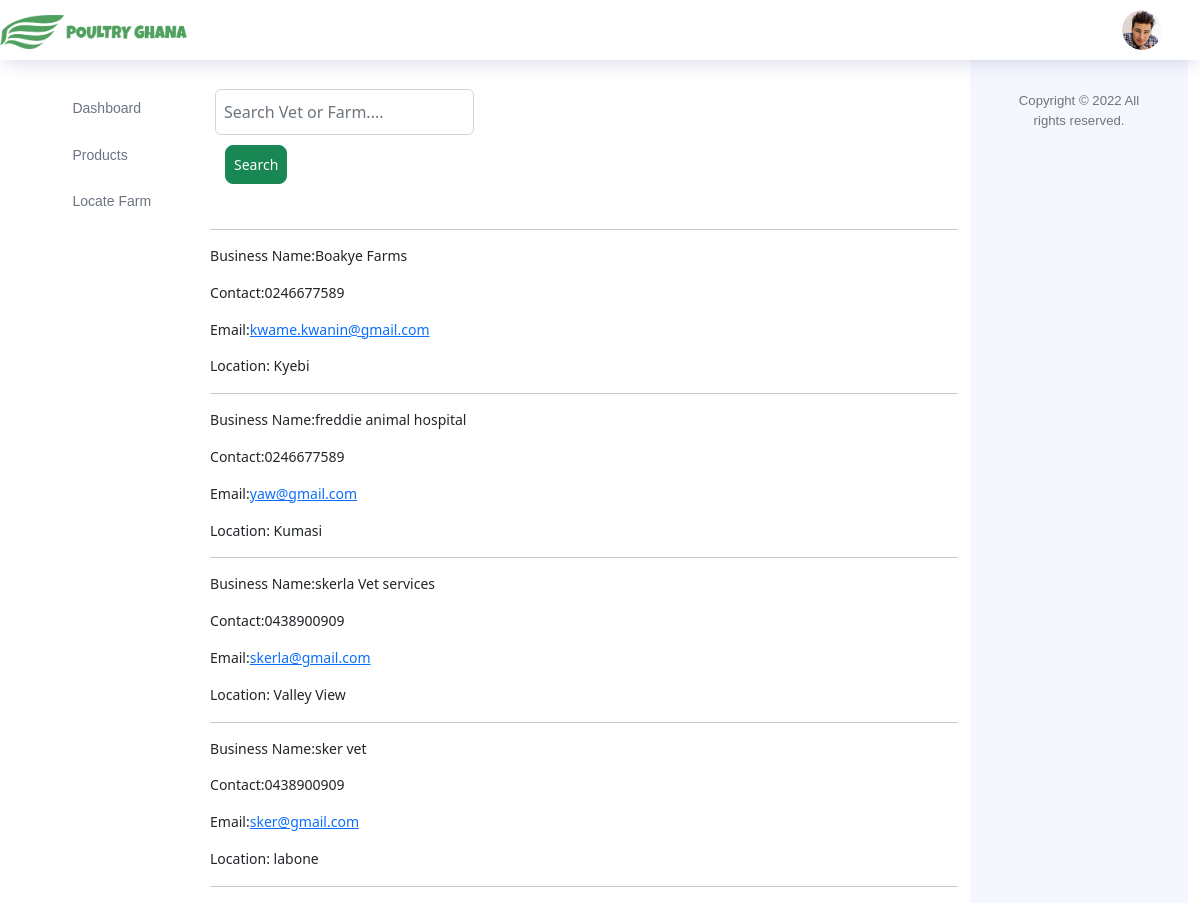
/locate/ (signed in), run on the app's committed database.
### base/models.py (models this page shows, shortened)
class User(AbstractUser):
    name = models.CharField(max_length=300)
    business_name = models.CharField(max_length=400)
    email = models.EmailField(null=True, blank=True, unique=True)
    atype = models.CharField(null=True, blank=True, max_length=30)
    location = models.CharField(max_length=700)
    contact = models.CharField(max_length=14)
    avatar = models.ImageField(null=True, default='p5.jpg')
    REQUIRED_FIELDS = []

### veterinary/views.py (the view)
# urls.py: path('locate/', views.locateFarm, name="locate")
@login_required(login_url='login')
def locateFarm(request):
    context = {}
    q = request.GET.get('q') if request.GET.get('q') is not None else''
    if q.isalpha():
        searched = User.objects.filter(Q(business_name__contains=str(q)) | Q(location__contains=str(q))).values_list('business_name', 'contact', 'email', 'location')
        print(q.isalpha(), q)
        print(searched)
        context['location'] = searched
        return render(request, "veterinary/editproduct.html", context)
    location = User.objects.values_list('business_name', 'contact', 'email', 'location')
    context['location'] = location
    print(context)
    return render(request, "veterinary/editproduct.html", context)

### veterinary/templates/veterinary/editproduct.html (shortened to what this page needs)
{% extends 'veterinary/basetemp.html' %}
{% block content %}
<link href="https://cdn.jsdelivr.net/npm/bootstrap@5.2.3/dist/css/bootstrap.min.css" rel="stylesheet">
    <div class="container">
    <br>
    <div class="input-group row-cols-20">
    <div class="form-outline">
    <form method="GET" action="{% url 'locate' %}">
        <input name="q" type="search" class="form-control" placeholder="Search Vet or Farm...." style="margin: 5px 5px 5px 5px; padding:8px"/>
  <button type="submit" class="btn btn-primary btn-lg btn-success" style="margin: 5px 5px 5px 15px; padding:8px">
      Search
  </button></form></div>
</div>
    <br>
    <hr>
    {% for l in location %}
         <p>Business Name:<span>{{l.0}}</span></p>
        <p>Contact:<span>{{l.1}}</span></p>
        <p>Email:<a href="#">{{l.2}}</a></p>
        <p>Location: <span>{{l.3}}<span></p>
        <hr>
    {% endfor %}
    </div>
{% endblock %}

### data on the page
User: business_name "skerla Vet services", contact "0438900909", l "skerla@gmail.com", location "Valley View"

### other printed values
{{ l.0 }} "Boakye Farms" "freddie animal hospital" "sker vet"
{{ l.1 }} "0246677589" "0246677589" "0438900909"
{{ l.2 }} "kwame.kwanin@gmail.com" "yaw@gmail.com" "sker@gmail.com"
{{ l.3 }} "Kyebi" "Kumasi" "labone"
